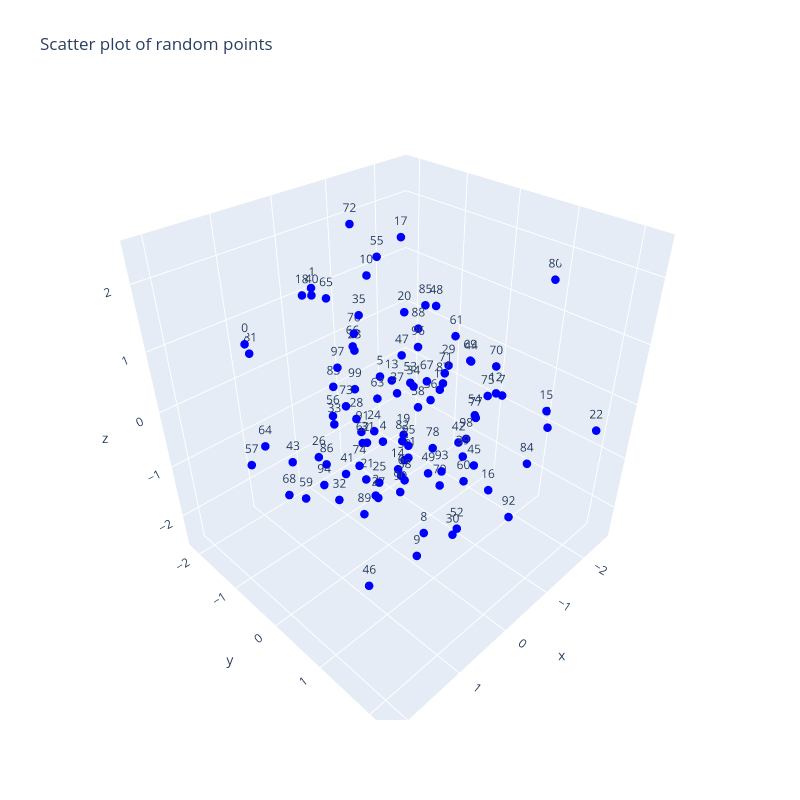

The cell this chart's notebook holds for it:
### Code cell
scatters = []
scatter_all = go.Scatter3d(
    x=points[:, 0],
    y=points[:, 1],
    z=points[:, 2],
    mode="markers+text",
    marker=dict(size=5, color="blue"),
    text=[str(i) for i in range(num_points)],
    textposition="top center",
)

scatters.append(scatter_all)
fig = go.Figure(data=scatters)
fig.update_layout(
    title="Scatter plot of random points",
    width=800,
    height=800,
)
fig.show()
